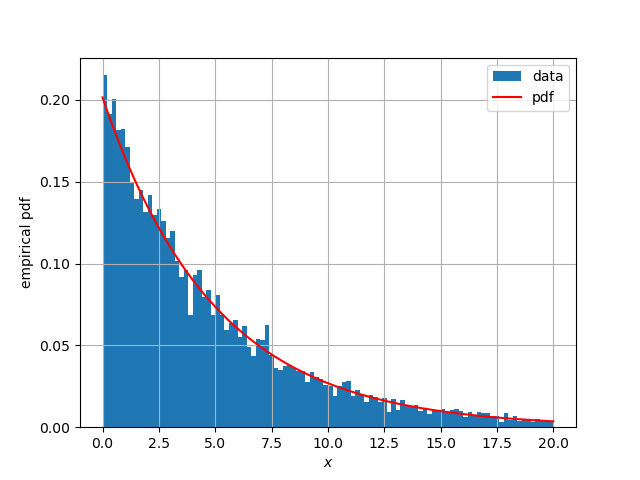

Python code for this plot:
#!/usr/bin/python3

import numpy as np
import scipy.optimize as SciOpt
from numpy import random as rnd
from numpy import linalg as LA
import matplotlib.pyplot as plt
from scipy import stats

############################
### PHYS 4730/6720 lab04 ###
############################

### generate or read the data ###

datafile = "expodata.dat"

if(False): 

    # python uses pdf = (1/beta)*exp(-x/beta)
    
    beta = 5.0
    N = 10000
    x  = rnd.exponential(beta, size=N)
    
    fyle = open(datafile, "w")
    for i in range(0,len(x)):
        fyle.write("%12.8f \n" % x[i])
    fyle.close()

else:
    
    x = np.loadtxt(datafile)

### find beta from mean and variance = sqrt(standard deviation) ###
    
xmean = np.mean(x)
xstdv = np.std(x)
xskew = stats.skew(x,axis=0,bias=True)
xkurt = stats.kurtosis(x,axis=0,bias=True)

print("")
print("beta from mean = %7.4f" % xmean)
print("beta from std  = %7.4f" % xstdv)
print("")
print("skewness       = %7.4f" % xskew)
print("kurtosis       = %7.4f" % xkurt)
print("")
print("The parameter beta cannot be determined from" )
print("skewness or kurtosis, as these are the same"  )
print("(2 and 6, respectively) for all exponential"  )
print("distributions."                               ) 
print("")

### plot pdf, assuming beta = the mean of the distribution ###

beta = xmean

aa = 0.0
bb = 20.0

n,b,p = plt.hist(x, bins=100, range=[aa,bb],density=True,label="data") 
plt.xlabel('$x$')
plt.ylabel('empirical pdf')
plt.grid()

dist = stats.expon(0.0,beta)
xx = np.arange(aa,bb,0.01)
p  = dist.pdf(xx)
plt.plot(xx,p,color='r',label="pdf")
plt.legend(loc="upper right")

plt.savefig("expo.png")
plt.show()


#
